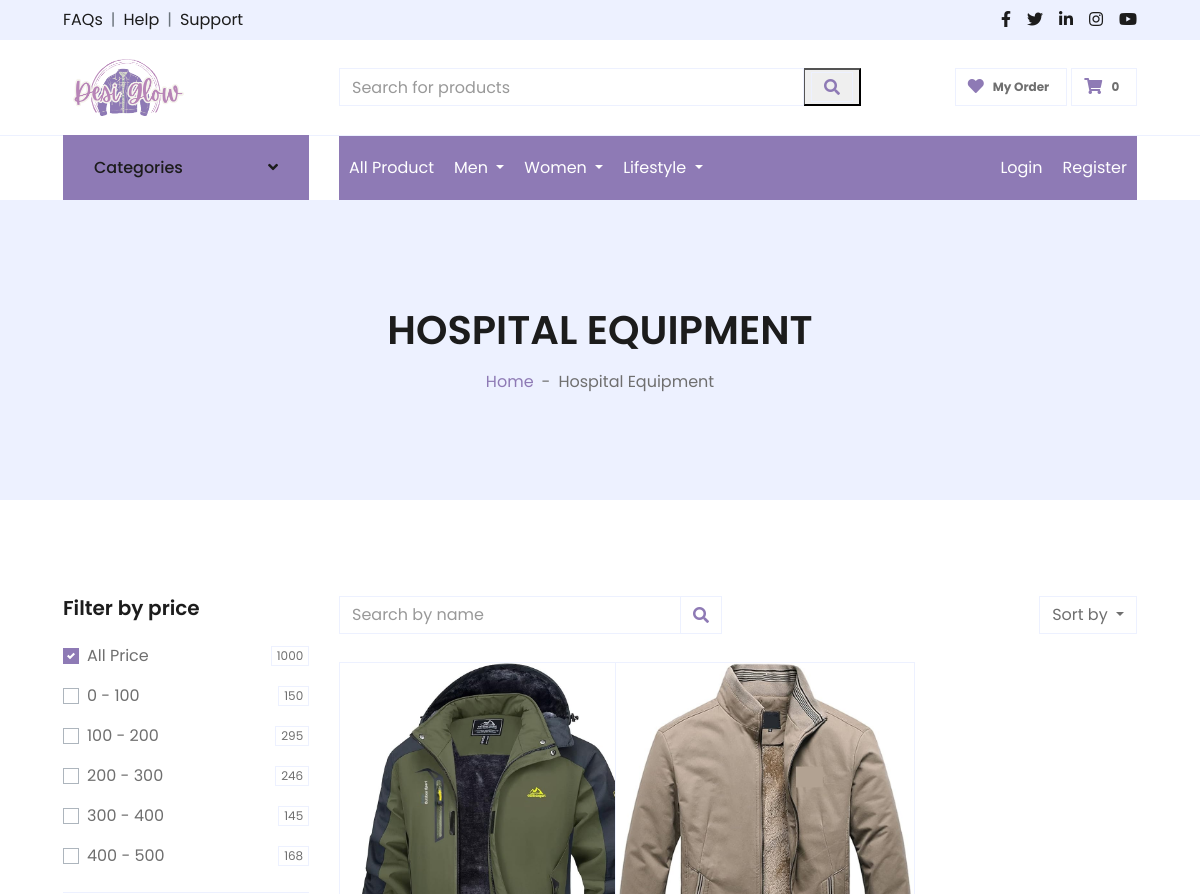
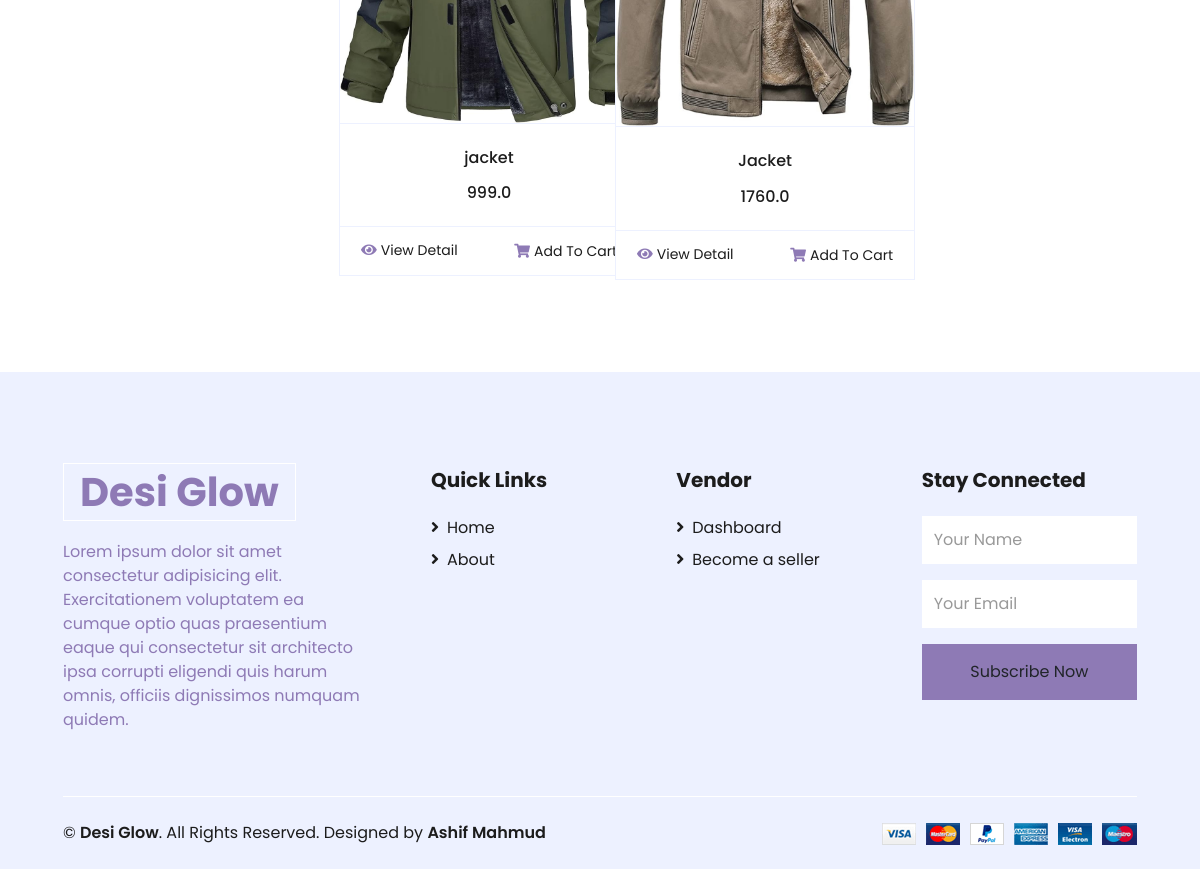
Screenshot of /winter_jacket with the database file from the repository (2 pictures, top to bottom).
### home/models.py (models this page shows, shortened)
class Product(models.Model):
    username = models.CharField(max_length=99, blank=True, null=True)
    product_name = models.CharField(max_length=99, blank=True, null=True)
    product_price = models.FloatField(blank=True, null=True)
    PRODUCT_CATEGORIES = [
        ('T-Shirt', 'T-Shirt'),
        ('Shirt', 'Shirt'),
        ('Winter Jacket', 'Winter Jacket'),
        ('Jeans', 'Jeans'),
        ('Panjabi', 'Panjabi'),
        ('Pajama', 'Pajama'),
        ('Polo', 'Polo'),
        ('Tops & T-Shirt', 'Tops & T-Shirt'),
        ('Kamiz/Kurti', 'Kamiz/Kurti'),
        ('Wallet', 'Wallet'),
        ('Bag', 'Bag'),
        ('Cap', 'Cap'),
        ('Sunglasses', 'Sunglasses'),
    ]
    product_category = models.CharField(
        max_length=99,
        choices=PRODUCT_CATEGORIES,
        blank=True,
        null=True,
    )
    product_description = models.TextField(blank=True, null=True)
    additional_information = models.TextField(blank=True, null=True)
    date = models.DateTimeField(auto_now_add=True, blank=True, null=True)
    photo = models.ImageField(upload_to='product_photo/', blank=True, null=True)
    extra_photo1 = models.ImageField(upload_to='product_photo/', blank=True, null=True)
    extra_photo2 = models.ImageField(upload_to='product_photo/', blank=True, null=True)
    extra_photo3 = models.ImageField(upload_to='product_photo/', blank=True, null=True)
    extra_photo4 = models.ImageField(upload_to='product_photo/', blank=True, null=True)

### home/views.py (the view)
# urls.py: path('winter_jacket', winter_jacket, name='winter_jacket'),
def winter_jacket(request):
    hospital_product = Product.objects.filter(
        product_category='Winter Jacket')
    return render(request, "hospital.html", {'hospital_product': hospital_product})

### home/context_processors.py (called while the page is built)
def custom_context(request):
    if request.user.is_authenticated:
        product_count = Cart.objects.filter(username=request.user).count()
    else:
        product_count = 0  # Set a default value if the user is not authenticated
    return {'product_count': product_count}

### templates/hospital.html (shortened to what this page needs)
{% extends "main.html" %}
{% load static %}
{% block content %}
    <div class="container-fluid">
        <div class="row border-top px-xl-5">
            <div class="col-lg-3 d-none d-lg-block">
                <a class="btn shadow-none d-flex align-items-center justify-content-between bg-primary text-white w-100" data-toggle="collapse" href="#navbar-vertical" style="height: 65px; margin-top: -1px; padding: 0 30px;">
                    <h6 class="m-0">Categories</h6>
                    <i class="fa fa-angle-down text-dark"></i>
                </a>
            </div>
            <div class="col-lg-9">
                <nav class="navbar navbar-expand-lg bg-light navbar-light py-3 py-lg-0 px-0">
                    {% include "navbar.html" %}
                </nav>
            </div>
        </div>
    </div>
    <div class="container-fluid bg-secondary mb-5">
        <div class="d-flex flex-column align-items-center justify-content-center" style="min-height: 300px">
            <h1 class="font-weight-semi-bold text-uppercase mb-3">Hospital Equipment</h1>
            <div class="d-inline-flex">
                <p class="m-0"><a href="">Home</a></p>
                <p class="m-0 px-2">-</p>
                <p class="m-0">Hospital Equipment</p>
            </div>
        </div>
    </div>
    <div class="container-fluid pt-5">
        <div class="row px-xl-5">
            <div class="col-lg-3 col-md-12">
                <div class="border-bottom mb-4 pb-4">
                    <h5 class="font-weight-semi-bold mb-4">Filter by price</h5>
                    <form>
                        <div class="custom-control custom-checkbox d-flex align-items-center justify-content-between mb-3">
                            <label class="custom-control-label" for="price-all">All Price</label>
                            <span class="badge border font-weight-normal">1000</span>
                        </div>
                        <div class="custom-control custom-checkbox d-flex align-items-center justify-content-between mb-3">
                            <label class="custom-control-label" for="price-1">0 - 100</label>
                            <span class="badge border font-weight-normal">150</span>
                        </div>
                        <div class="custom-control custom-checkbox d-flex align-items-center justify-content-between mb-3">
                            <label class="custom-control-label" for="price-2">100 - 200</label>
                            <span class="badge border font-weight-normal">295</span>
                        </div>
                        <div class="custom-control custom-checkbox d-flex align-items-center justify-content-between mb-3">
                            <label class="custom-control-label" for="price-3">200 - 300</label>
                            <span class="badge border font-weight-normal">246</span>
                        </div>
                        <div class="custom-control custom-checkbox d-flex align-items-center justify-content-between mb-3">
                            <label class="custom-control-label" for="price-4">300 - 400</label>
                            <span class="badge border font-weight-normal">145</span>
                        </div>
                        <div class="custom-control custom-checkbox d-flex align-items-center justify-content-between">
                            <label class="custom-control-label" for="price-5">400 - 500</label>
                            <span class="badge border font-weight-normal">168</span>
                        </div>
                    </form>
                </div>
            </div>
            <div class="col-lg-9 col-md-12">
                <div class="row pb-3">
                    <div class="col-12 pb-1">
                        <div class="d-flex align-items-center justify-content-between mb-4">
                            <form action="">
                                <div class="input-group">
                                    <input type="text" class="form-control" placeholder="Search by name">
                                    <div class="input-group-append">
                                        <span class="input-group-text bg-transparent text-primary">
                                            <i class="fa fa-search"></i>
                                        </span>
                                    </div>
                                </div>
                            </form>
                            <div class="dropdown ml-4">
                                <button class="btn border dropdown-toggle" type="button" id="triggerId" data-toggle="dropdown" aria-haspopup="true"
                                        aria-expanded="false">
                                            Sort by
                                        </button>
                            </div>
                        </div>
                    </div>
                    {% for product in hospital_product %}
                    <div class="col-lg-4 col-md-6 col-sm-12 pb-1">
                        <div class="card product-item border-0 mb-4">
                            <div class="card-header product-img position-relative overflow-hidden bg-transparent border p-0">
                                {% if product.photo %}
                                <img class="img-fluid w-100" src="{{ product.photo.url }}" alt="">
                                {% endif %}
                            </div>
                            <div class="card-body border-left border-right text-center p-0 pt-4 pb-3">
                                <h6 class="text-truncate mb-3">{{ product.product_name }}</h6>
                                <div class="d-flex justify-content-center">
                                    <h6>{{ product.product_price }}</h6>
                                </div>
                            </div>
                            <div class="card-footer d-flex justify-content-between bg-light border">
                                <a href="{% url "detail" product.pk %}" class="btn btn-sm text-dark p-0"><i class="fas fa-eye text-primary mr-1"></i>View Detail</a>
                                <form action="{% url "cart_form" %}" method = "POST">
                                    <button class="btn btn-sm text-dark p-0" type = "submit"><i class="fas fa-shopping-cart text-primary mr-1"></i>Add To Cart</button>
                                </form>
                            </div>
                        </div>
                    </div>
                    {% endfor %}
                </div>
            </div>
        </div>
    </div>
    {% endblock content %}

### templates/hospital.html (style rules this page uses)
.card { width: 300px !important; }

### rows the page displays
Product: photo (picture), product_name "jacket", product_price "999.0"
Product: photo (picture), product_name "Jacket", product_price "1760.0"

### other values shown
{{ product_count }} "0"
